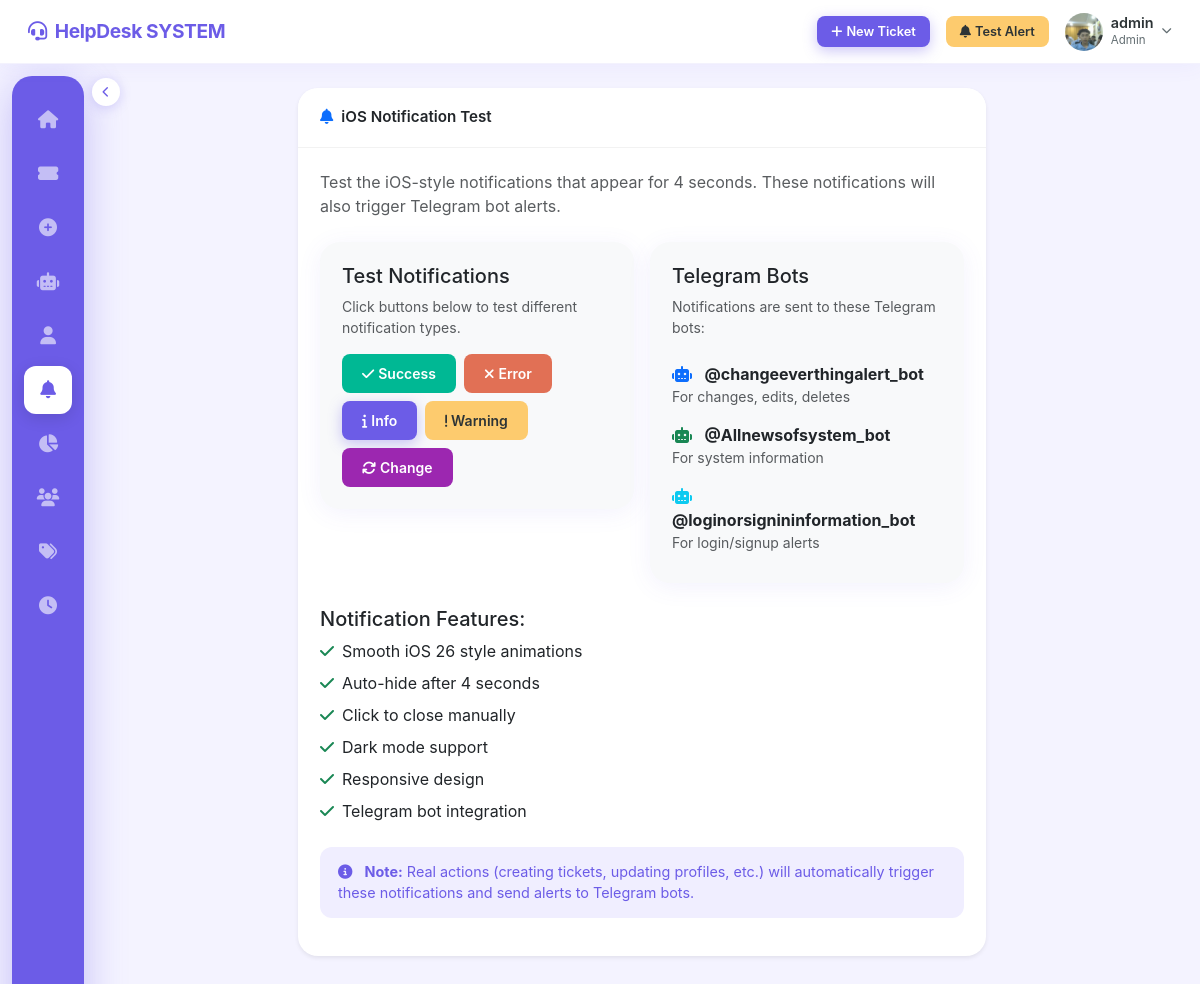
The app's page /notifications-test/ (signed in) with its own data.
### accounts/models.py (models this page shows, shortened)
class User(AbstractUser):
    ROLE_CHOICES = [
        ('admin', 'Admin'),
        ('agent', 'Agent'),
        ('user', 'User'),
    ]
    role = models.CharField(max_length=10, choices=ROLE_CHOICES, default='user')
    phone = models.CharField(max_length=20, blank=True, null=True)
    profile_picture = models.ImageField(
        upload_to='profile_pictures/', blank=True, null=True
    )
    department = models.CharField(max_length=100, blank=True, null=True)
    created_at = models.DateTimeField(auto_now_add=True)
    updated_at = models.DateTimeField(auto_now=True)

### tickets/views.py (the view)
# urls.py: path('notifications-test/', views.notification_test_view, name='notification_test'),
@login_required
def notification_test_view(request):
    return render(request, 'tickets/notification_test.html')

### tickets/templates/tickets/notification_test.html (shortened to what this page needs)
{% extends 'base.html' %}
{% block content %}
<div class="container">
    <div class="row justify-content-center">
        <div class="col-lg-8">
            <div class="card shadow-sm">
                <div class="card-header bg-white fw-semibold">
                    <i class="fa fa-bell me-2 text-primary"></i>iOS Notification Test
                </div>
                <div class="card-body">
                    <p class="text-muted mb-4">
                        Test the iOS-style notifications that appear for 4 seconds. These notifications
                        will also trigger Telegram bot alerts.
                    </p>
                    <div class="row g-3">
                        <div class="col-md-6">
                            <div class="card border-0 bg-light">
                                <div class="card-body">
                                    <h5 class="card-title">Test Notifications</h5>
                                    <p class="card-text small text-muted">
                                        Click buttons below to test different notification types.
                                    </p>
                                    <div class="d-flex flex-wrap gap-2 mt-3">
                                        <button class="btn btn-success" onclick="testSuccess()">
                                            <i class="fa fa-check me-1"></i>Success
                                        </button>
                                        <button class="btn btn-danger" onclick="testError()">
                                            <i class="fa fa-times me-1"></i>Error
                                        </button>
                                        <button class="btn btn-primary" onclick="testInfo()">
                                            <i class="fa fa-info me-1"></i>Info
                                        </button>
                                        <button class="btn btn-warning" onclick="testWarning()">
                                            Warning
                                        </button>
                                        <button class="btn btn-purple" onclick="testChange()">
                                            <i class="fa fa-sync me-1"></i>Change
                                        </button>
                                    </div>
                                </div>
                            </div>
                        </div>
                        <div class="col-md-6">
                            <div class="card border-0 bg-light">
                                <div class="card-body">
                                    <h5 class="card-title">Telegram Bots</h5>
                                    <p class="card-text small text-muted">
                                        Notifications are sent to these Telegram bots:
                                    </p>
                                    <div class="list-group list-group-flush">
                                        <div class="list-group-item border-0 bg-transparent px-0">
                                            <i class="fa fa-robot text-primary me-2"></i>
                                            <strong>@changeeverthingalert_bot</strong>
                                            <div class="small text-muted">For changes, edits, deletes</div>
                                        </div>
                                        <div class="list-group-item border-0 bg-transparent px-0">
                                            <i class="fa fa-robot text-success me-2"></i>
                                            <strong>@Allnewsofsystem_bot</strong>
                                            <div class="small text-muted">For system information</div>
                                        </div>
                                        <div class="list-group-item border-0 bg-transparent px-0">
                                            <i class="fa fa-robot text-info me-2"></i>
                                            <strong>@loginorsignininformation_bot</strong>
                                            <div class="small text-muted">For login/signup alerts</div>
                                        </div>
                                    </div>
                                </div>
                            </div>
                        </div>
                    </div>
                    <div class="mt-4">
                        <h5>Notification Features:</h5>
                        <ul class="list-unstyled">
                            <li class="mb-2"><i class="fa fa-check text-success me-2"></i>Smooth iOS 26 style animations</li>
                            <li class="mb-2"><i class="fa fa-check text-success me-2"></i>Auto-hide after 4 seconds</li>
                            <li class="mb-2"><i class="fa fa-check text-success me-2"></i>Click to close manually</li>
                            <li class="mb-2"><i class="fa fa-check text-success me-2"></i>Dark mode support</li>
                            <li class="mb-2"><i class="fa fa-check text-success me-2"></i>Responsive design</li>
                            <li class="mb-2"><i class="fa fa-check text-success me-2"></i>Telegram bot integration</li>
                        </ul>
                    </div>
                    <div class="alert alert-info mt-4">
                        <i class="fa fa-info-circle me-2"></i>
                        <strong>Note:</strong> Real actions (creating tickets, updating profiles, etc.)
                        will automatically trigger these notifications and send alerts to Telegram bots.
                    </div>
                </div>
            </div>
        </div>
    </div>
</div>
{% endblock %}

### templates/base.html (shortened to what this page needs)
<!DOCTYPE html>
<html lang="en">
<head>
  <link rel="stylesheet" href="https://cdn.jsdelivr.net/npm/bootstrap@5.3.2/dist/css/bootstrap.min.css">
  <link rel="stylesheet" href="https://cdnjs.cloudflare.com/ajax/libs/font-awesome/6.4.2/css/all.min.css">
  {% load static %}
  <link rel="stylesheet" href="{% static 'css/style.css' %}">
</head>
<body>
{% if user.is_authenticated %}
<nav class="navbar">
  <a class="navbar-brand" href="{% url 'dashboard' %}">
    <i class="fa fa-headset"></i>HelpDesk SYSTEM
  </a>
  <div class="ms-auto d-flex align-items-center gap-3">
    <a href="{% url 'ticket_create' %}" class="btn btn-primary btn-sm">
      <i class="fa fa-plus me-1"></i>New Ticket
    </a>
    {% if user.is_authenticated and user.role == 'admin' %}
    <button id="testNotificationBtn" class="btn btn-warning btn-sm">
      <i class="fa fa-bell me-1"></i>Test Alert
    </button>
    {% endif %}
    <div class="dropdown">
      <div data-bs-toggle="dropdown" style="cursor:pointer;" class="d-flex align-items-center gap-2">
        {% if user.profile_picture %}
          <img src="{{ user.profile_picture.url }}" class="nav-avatar" alt="">
        {% else %}
          <div class="nav-avatar-initials">{{ user.username|slice:":1"|upper }}</div>
        {% endif %}
        <div class="d-none d-md-block">
          <div class="fw-semibold" style="font-size:.9rem;line-height:1.2;">{{ user.username }}</div>
          <div style="font-size:.72rem;color:var(--text-secondary);">{{ user.get_role_display }}</div>
        </div>
        <i class="fa fa-chevron-down" style="font-size:.65rem;color:var(--text-secondary);"></i>
      </div>
    </div>
  </div>
</nav>
<button class="sidebar-toggle" id="sidebarToggle" title="Toggle sidebar">
</button>
<nav class="sidebar" id="sidebar">
  <a class="nav-link {% if request.resolver_match.url_name == 'dashboard' %}active{% endif %}"
     href="{% url 'dashboard' %}" title="Dashboard">
    <i class="fa fa-home"></i>
  </a>
  <a class="nav-link {% if request.resolver_match.url_name == 'ticket_list' %}active{% endif %}"
     href="{% url 'ticket_list' %}" title="Tickets">
    <i class="fa fa-ticket-alt"></i>
  </a>
  <a class="nav-link {% if request.resolver_match.url_name == 'ticket_create' %}active{% endif %}"
     href="{% url 'ticket_create' %}" title="New Ticket">
    <i class="fa fa-plus-circle"></i>
  </a>
  <a class="nav-link {% if request.resolver_match.url_name == 'ai_chat' %}active{% endif %}"
     href="{% url 'ai_chat' %}" title="Q&A AI">
    <i class="fa fa-robot"></i>
  </a>
  <a class="nav-link {% if request.resolver_match.url_name == 'profile' %}active{% endif %}"
     href="{% url 'profile' %}" title="Profile">
    <i class="fa fa-user"></i>
  </a>
  {% if user.role == 'admin' %}
  <a class="nav-link {% if request.resolver_match.url_name == 'notification_test' %}active{% endif %}"
     href="{% url 'notification_test' %}" title="Test Notifications">
    <i class="fa fa-bell"></i>
  </a>
  {% endif %}
  {% if user.role == 'admin' or user.role == 'agent' %}
  <a class="nav-link {% if request.resolver_match.url_name == 'reports' %}active{% endif %}"
     href="{% url 'reports' %}" title="Reports">
    <i class="fa fa-chart-pie"></i>
  </a>
  {% endif %}
  {% if user.role == 'admin' %}
  <a class="nav-link {% if 'user' in request.resolver_match.url_name %}active{% endif %}"
     href="{% url 'user_list' %}" title="Users">
    <i class="fa fa-users"></i>
  </a>
  <a class="nav-link {% if 'category' in request.resolver_match.url_name %}active{% endif %}"
     href="{% url 'category_list' %}" title="Categories">
    <i class="fa fa-tags"></i>
  </a>
  <a class="nav-link {% if 'sla' in request.resolver_match.url_name %}active{% endif %}"
     href="{% url 'sla_list' %}" title="SLA Rules">
    <i class="fa fa-clock"></i>
  </a>
  {% endif %}
</nav>
<main class="main-content" id="mainContent">
  {% block content %}{% endblock %}
</main>
{% endif %}
{% load static %}
</body>
</html>

### static/css/style.css (style rules this page uses)
:root { --primary: #6C5CE7; --primary-light: #a29bfe; --primary-ultra-light: #f0eeff; --accent: #00cec9; --success: #00b894; --warning: #fdcb6e; --danger: #e17055; --text-primary: #2d3436; --text-secondary: #636e72; --text-muted: #b2bec3; --bg: #f4f3ff; --card-bg: #ffffff; --sidebar-width: 72px; --sidebar-expanded: 240px; --navbar-height: 64px; --content-offset: 100px; --radius: 20px; --radius-sm: 12px; --radius-xs: 8px; --shadow: 0 4px 24px rgba(108, 92, 231, 0.08); --shadow-hover: 0 8px 40px rgba(108, 92, 231, 0.16); }
* { box-sizing: border-box; margin: 0; padding: 0; }
body { font-family: -apple-system, BlinkMacSystemFont, 'Segoe UI', sans-serif; background: var(--bg); min-height: 100vh; color: var(--text-primary); -webkit-font-smoothing: antialiased; overflow-x: hidden; }
.navbar { position: fixed; top: 0; left: 0; right: 0; height: var(--navbar-height); background: #fff; border-bottom: 1px solid rgba(108,92,231,0.08); display: flex; align-items: center; padding: 0 28px; z-index: 1000; box-shadow: 0 2px 20px rgba(108,92,231,0.06); }
.navbar-brand { font-size: 1.2rem; font-weight: 700; color: var(--primary) !important; letter-spacing: -0.02em; text-decoration: none; }
.navbar-brand i { margin-right: 8px; }
.navbar .ms-auto { display: flex; align-items: center; gap: 12px; }
.nav-avatar { width: 38px; height: 38px; border-radius: 50%; object-fit: cover; }
.sidebar { position: fixed; left: 12px; top: calc(var(--navbar-height) + 12px); bottom: 12px; width: var(--sidebar-width); background: var(--primary); border-radius: var(--radius); z-index: 900; display: flex; flex-direction: column; align-items: center; padding: 20px 0; overflow: hidden; transition: width 0.35s cubic-bezier(0.4, 0, 0.2, 1), opacity 0.3s ease, transform 0.35s cubic-bezier(0.4, 0, 0.2, 1); box-shadow: 0 8px 40px rgba(108, 92, 231, 0.35); }
.sidebar .nav-link { width: 48px; height: 48px; border-radius: var(--radius-sm); display: flex; align-items: center; justify-content: center; color: rgba(255,255,255,0.6) !important; transition: all 0.2s ease; margin-bottom: 6px; position: relative; text-decoration: none; flex-shrink: 0; overflow: hidden; white-space: nowrap; }
.sidebar .nav-link i { font-size: 18px; min-width: 20px; text-align: center; }
.sidebar .nav-link.active { background: #fff; color: var(--primary) !important; box-shadow: 0 4px 16px rgba(0,0,0,0.12); }
.sidebar .nav-link.active i { color: var(--primary); }
.sidebar-toggle { position: fixed; left: calc(var(--sidebar-width) + 12px + 8px); top: calc(var(--navbar-height) + 14px); width: 28px; height: 28px; border-radius: 50%; background: #fff; border: none; box-shadow: 0 2px 12px rgba(108,92,231,0.25); display: flex; align-items: center; justify-content: center; cursor: pointer; z-index: 950; transition: left 0.35s cubic-bezier(0.4, 0, 0.2, 1), background 0.2s ease; color: var(--primary); font-size: 11px; }
.main-content { margin-left: calc(var(--sidebar-width) + 12px + 24px); margin-top: calc(var(--navbar-height) + 24px); padding: 0 24px 100px 0; transition: margin-left 0.35s cubic-bezier(0.4, 0, 0.2, 1); min-height: calc(100vh - var(--navbar-height)); }
.card { background: var(--card-bg); border: none; border-radius: var(--radius); box-shadow: var(--shadow); transition: all 0.3s ease; overflow: hidden; }
.card-header { background: transparent; border-bottom: 1px solid rgba(0,0,0,0.05); padding: 18px 22px; font-weight: 600; border-radius: var(--radius) var(--radius) 0 0 !important; font-size: 0.95rem; }
.card-body { padding: 22px; }
.btn { border-radius: var(--radius-xs); font-weight: 600; font-size: 0.875rem; padding: 9px 20px; border: none; transition: all 0.2s ease; }
.btn-primary { background: var(--primary); color: #fff; box-shadow: 0 4px 14px rgba(108,92,231,0.35); }
.btn-success { background: var(--success); color: #fff; }
.btn-warning { background: var(--warning); color: #2d3436; }
.btn-danger { background: var(--danger); color: #fff; }
.btn-sm { padding: 6px 14px; font-size: 0.8rem; }
.alert { border-radius: var(--radius-sm); border: none; font-size: 0.9rem; padding: 14px 18px; }
.alert-info { background: var(--primary-ultra-light); color: var(--primary); }
.card { animation: fadeUp 0.35s ease both; }

### records on screen
User: profile_picture (picture), username "admin", role "Admin"
